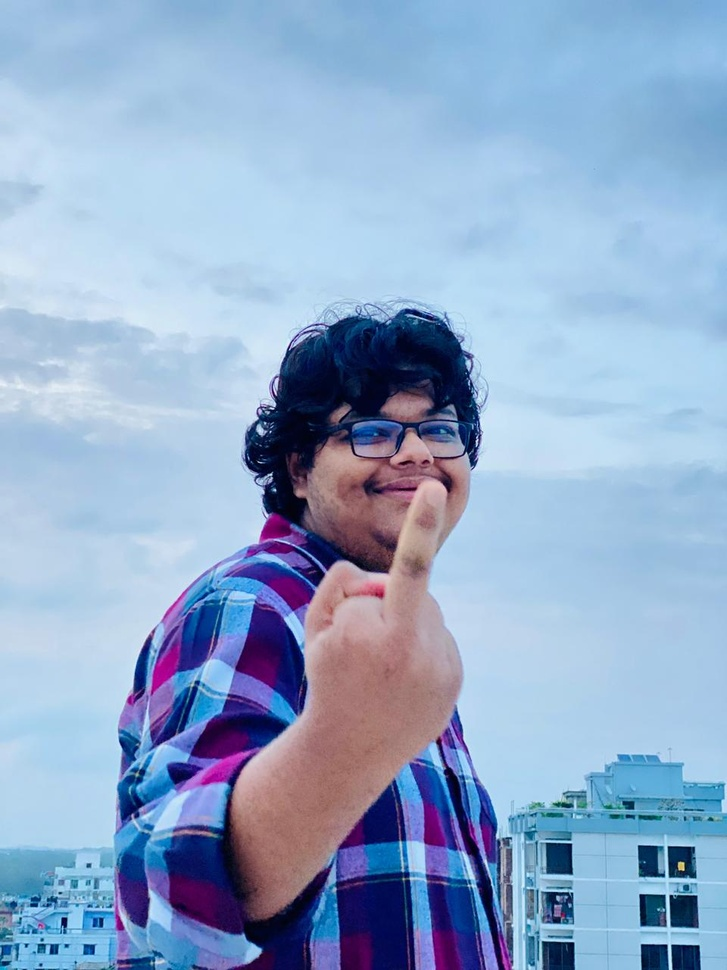
#> input picture p6/Image Filerting & Bluring/omi.jpg, 727 x 970 px, shrunk from 960 x 1280 before the run, found by its file name
$ python sharper.py
#> lines starting #> are read from the running program, lines starting #| are printed output that depends on the picture
import cv2
import numpy as np
image = cv2.imread("p6/Image Filerting & Bluring/omi.jpg")
#> image is the input picture: shape (970, 727, 3); mean B, G, R 201.6, 168.7, 144.2

sharpen_kernel = np.array([
    [0, -1,  0],
    [-1, 5, -1],
    [0, -1, 0]
])
sharpened = cv2.filter2D(image,-1, sharpen_kernel)
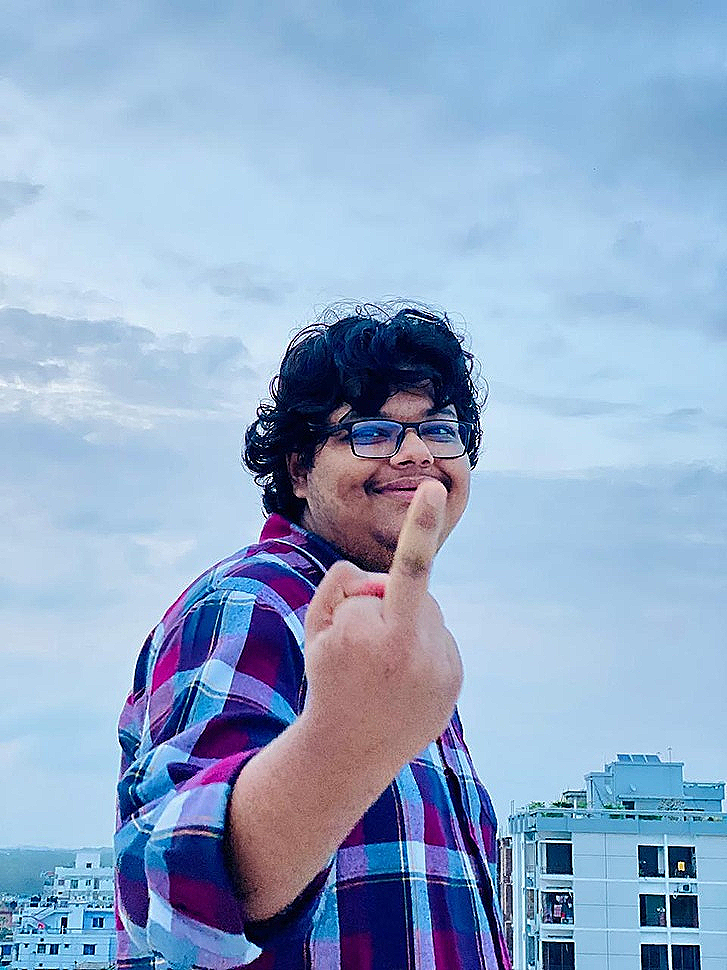
#> sharpened: shape (970, 727, 3); mean B, G, R 201, 169, 145

cv2.imshow("original image", image)
cv2.imshow("sharper image", sharpened)
cv2.waitKey(0)
#> (the run stopped early here; a loop or call above may not have finished)
